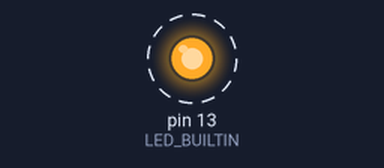
This sketch was run on a simulated Arduino Uno, built with avr-gcc and run on an emulated ATmega328P. Shown: output pins drawn as LEDs (lit = HIGH). Dashed ring = blinking. EEPROM starts erased; what the sketch prints to the serial monitor is not drawn.

Above: at 0.5 s.
Timing chart, 0 to 4.6 s (numbered marks = the images above):
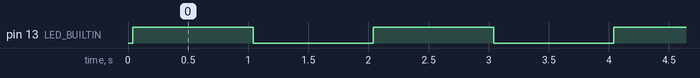

The sketch:

Arduino_EEPROM_IO.ino
```cpp
#include <EEPROM.h>

// Memory address in EEPROM where the message will be stored
int variableMemoryAddress = 0;

// Variable to store to EEPROM storage
String stringMessage = "Hello, World";

void setup() {
  // put your setup code here, to run once:
  pinMode(LED_BUILTIN, OUTPUT);

  // Initialise serial communication at baud 9600 to read when plugged into computer e.g. at COM3
  Serial.begin(9600);

  writeStringToEEPROM(variableMemoryAddress, stringMessage);
}

void loop() {
  // put your main code here, to run repeatedly:

  // Turn the LED on (HIGH)
  digitalWrite(LED_BUILTIN, HIGH);
  delay(1000);
  // Turn the LED off (LOW)
  digitalWrite(LED_BUILTIN, LOW);
  delay(1000);

  // Read the stored variables message from EEPROM to serial monitor
  String retrievedMessage = readStringFromEEPROM(variableMemoryAddress);
  Serial.println(retrievedMessage);
}

void writeStringToEEPROM(int addr, String data) {
  /* e.g. if stringMessage = "Hello, World"
  it is stored in the positions below. So to retrieve we
  need to know which address in the EEPROM it started at
  Address 1: 'H'
  Address 2: 'e'
  Address 3: 'l'
  Address 4: 'l'
  Address 5: 'o'
  Address 6: ','
  Address 7: ' '
  Address 8: 'W'
  Address 9: 'o'
  Address 10: 'r'
  Address 11: 'l'
  Address 12: 'd'
  Address 13: '\0' (null terminator)
*/
  for (unsigned int i = 0; i < data.length(); i++) {
    EEPROM.write(addr + i, data[i]);
  }
  EEPROM.write(addr + data.length(), '\0');  // null terminate the string
}

String readStringFromEEPROM(int addr) {
  // Output the stored variable from writeStringToEEPROM()
  String data = "";
  char character = EEPROM.read(addr); // read the first character
  while (character != '\0' && addr < EEPROM.length()) { // Check EEPROM length
    data += character; // write first/next character e.g. "H" in Hello world to data
    addr++; // go to next memory address
    character = EEPROM.read(addr); // read the next character
  }
  return data;
}
```

Measured:
- by itself, pin 13 (LED_BUILTIN): alternates HIGH for 1.0 s and LOW for 1.0 s
